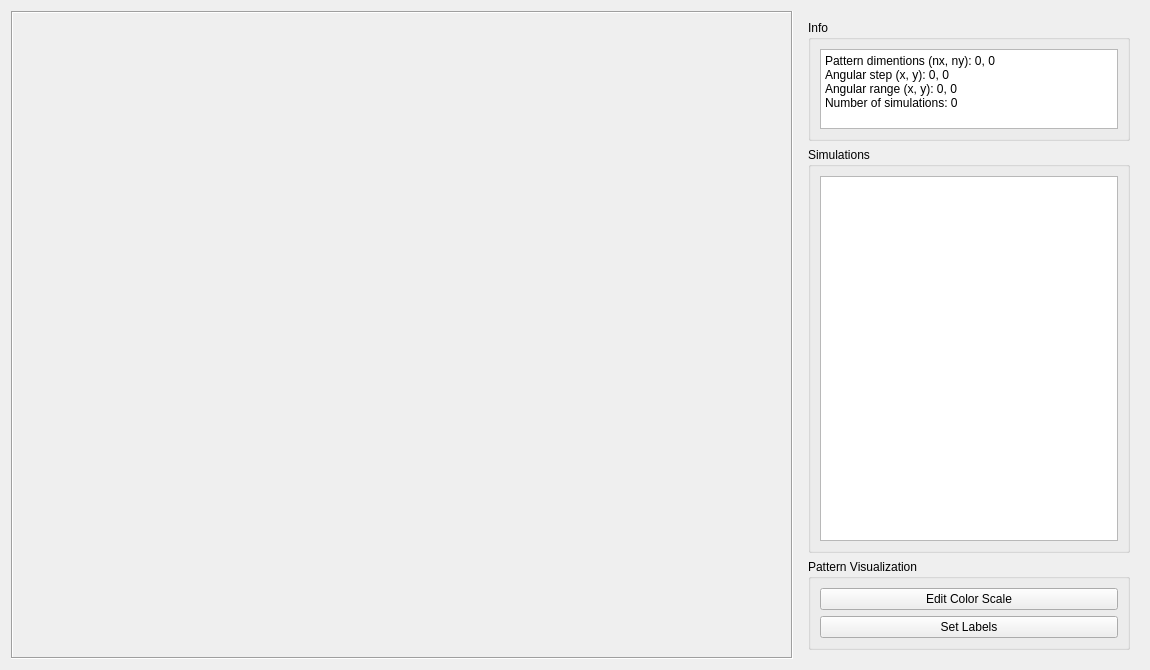
<?xml version="1.0" encoding="UTF-8"?>
<ui version="4.0">
 <class>SimExplorerWidget</class>
 <widget class="QWidget" name="SimExplorerWidget">
  <property name="geometry">
   <rect>
    <x>0</x>
    <y>0</y>
    <width>1150</width>
    <height>670</height>
   </rect>
  </property>
  <property name="sizePolicy">
   <sizepolicy hsizetype="Preferred" vsizetype="Preferred">
    <horstretch>0</horstretch>
    <verstretch>0</verstretch>
   </sizepolicy>
  </property>
  <property name="windowTitle">
   <string>Form</string>
  </property>
  <layout class="QHBoxLayout" name="horizontalLayout">
   <item>
    <widget class="QFrame" name="mplwindow">
     <property name="sizePolicy">
      <sizepolicy hsizetype="Expanding" vsizetype="Expanding">
       <horstretch>0</horstretch>
       <verstretch>0</verstretch>
      </sizepolicy>
     </property>
     <property name="minimumSize">
      <size>
       <width>550</width>
       <height>550</height>
      </size>
     </property>
     <property name="maximumSize">
      <size>
       <width>6000</width>
       <height>6000</height>
      </size>
     </property>
     <property name="layoutDirection">
      <enum>Qt::RightToLeft</enum>
     </property>
     <property name="autoFillBackground">
      <bool>false</bool>
     </property>
     <property name="frameShape">
      <enum>QFrame::Box</enum>
     </property>
     <property name="frameShadow">
      <enum>QFrame::Sunken</enum>
     </property>
     <layout class="QHBoxLayout" name="mplvl">
      <property name="spacing">
       <number>6</number>
      </property>
      <property name="leftMargin">
       <number>9</number>
      </property>
      <property name="topMargin">
       <number>9</number>
      </property>
      <property name="rightMargin">
       <number>9</number>
      </property>
      <property name="bottomMargin">
       <number>9</number>
      </property>
     </layout>
    </widget>
   </item>
   <item>
    <widget class="QWidget" name="widget_2" native="true">
     <property name="maximumSize">
      <size>
       <width>340</width>
       <height>16777215</height>
      </size>
     </property>
     <layout class="QVBoxLayout" name="verticalLayout_2">
      <item>
       <widget class="QGroupBox" name="info_groupBox">
        <property name="title">
         <string>Info</string>
        </property>
        <layout class="QVBoxLayout" name="verticalLayout_3">
         <item>
          <widget class="QTextBrowser" name="infotext">
           <property name="sizePolicy">
            <sizepolicy hsizetype="Expanding" vsizetype="Preferred">
             <horstretch>0</horstretch>
             <verstretch>0</verstretch>
            </sizepolicy>
           </property>
           <property name="maximumSize">
            <size>
             <width>16777215</width>
             <height>80</height>
            </size>
           </property>
           <property name="font">
            <font>
             <pointsize>9</pointsize>
             <weight>50</weight>
             <italic>false</italic>
             <bold>false</bold>
            </font>
           </property>
           <property name="html">
            <string>&lt;!DOCTYPE HTML PUBLIC &quot;-//W3C//DTD HTML 4.0//EN&quot; &quot;http://www.w3.org/TR/REC-html40/strict.dtd&quot;&gt;
&lt;html&gt;&lt;head&gt;&lt;meta name=&quot;qrichtext&quot; content=&quot;1&quot; /&gt;&lt;style type=&quot;text/css&quot;&gt;
p, li { white-space: pre-wrap; }
&lt;/style&gt;&lt;/head&gt;&lt;body style=&quot; font-family:'Ubuntu'; font-size:9pt; font-weight:400; font-style:normal;&quot;&gt;
&lt;p style=&quot; margin-top:0px; margin-bottom:0px; margin-left:0px; margin-right:0px; -qt-block-indent:0; text-indent:0px;&quot;&gt;&lt;span style=&quot; font-family:'Noto Sans';&quot;&gt;Pattern dimentions (nx, ny): 0, 0&lt;/span&gt;&lt;/p&gt;
&lt;p style=&quot; margin-top:0px; margin-bottom:0px; margin-left:0px; margin-right:0px; -qt-block-indent:0; text-indent:0px;&quot;&gt;&lt;span style=&quot; font-family:'Noto Sans';&quot;&gt;Angular step (x, y): 0, 0&lt;/span&gt;&lt;/p&gt;
&lt;p style=&quot; margin-top:0px; margin-bottom:0px; margin-left:0px; margin-right:0px; -qt-block-indent:0; text-indent:0px;&quot;&gt;&lt;span style=&quot; font-family:'Noto Sans';&quot;&gt;Angular range (x, y): 0, 0&lt;/span&gt;&lt;/p&gt;
&lt;p style=&quot; margin-top:0px; margin-bottom:0px; margin-left:0px; margin-right:0px; -qt-block-indent:0; text-indent:0px;&quot;&gt;Number of simulations: 0&lt;/p&gt;&lt;/body&gt;&lt;/html&gt;</string>
           </property>
           <property name="acceptRichText">
            <bool>true</bool>
           </property>
          </widget>
         </item>
        </layout>
       </widget>
      </item>
      <item>
       <widget class="QGroupBox" name="groupBox">
        <property name="title">
         <string>Simulations</string>
        </property>
        <layout class="QVBoxLayout" name="verticalLayout_4">
         <item>
          <widget class="QTableWidget" name="simlist">
           <property name="selectionBehavior">
            <enum>QAbstractItemView::SelectRows</enum>
           </property>
           <attribute name="verticalHeaderVisible">
            <bool>false</bool>
           </attribute>
          </widget>
         </item>
        </layout>
       </widget>
      </item>
      <item>
       <widget class="QGroupBox" name="pb_setticks">
        <property name="title">
         <string>Pattern Visualization</string>
        </property>
        <layout class="QVBoxLayout" name="verticalLayout">
         <item>
          <widget class="QPushButton" name="pb_colorscale">
           <property name="text">
            <string>Edit Color Scale</string>
           </property>
          </widget>
         </item>
         <item>
          <widget class="QPushButton" name="pb_setlabels">
           <property name="text">
            <string>Set Labels</string>
           </property>
          </widget>
         </item>
        </layout>
       </widget>
      </item>
     </layout>
    </widget>
   </item>
  </layout>
 </widget>
 <resources/>
 <connections/>
</ui>
